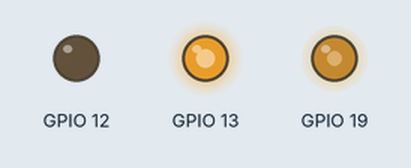
The program below on a simulated Raspberry Pi (BCM pin numbers). On the bench: output pins drawn as LEDs (lit = HIGH). What the program prints to the terminal is not drawn. At 3.0 s the program stops and its outputs stay as they are.

Above: at 0.1 s.
At 3.1 s:
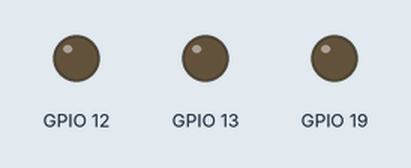
Timing chart, 0 to 4.5 s (numbered marks = the images above):
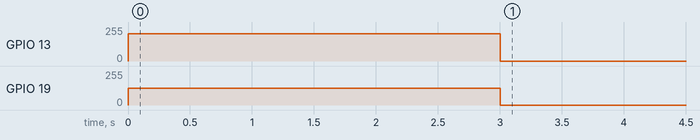

Measured:
- by itself, GPIO 13: 0/255 → 204/255 at 0.00 s, → 0/255 3.0 s later
- by itself, GPIO 19: 0/255 → 125/255 at 0.00 s, → 0/255 3.0 s later

The program:

rgb_control.py
```python
import RPi.GPIO as GPIO
from time import sleep

class RGB():

    #give channels to r,g,b
    def __init__(self,r,g,b):

        GPIO.setmode(GPIO.BCM)
        channels=[r,g,b]

        for c in channels:
            GPIO.setup(c,GPIO.OUT)

        # start pwm for r,g,b channels
        self.r=GPIO.PWM(r,60)
        self.g=GPIO.PWM(g,60)
        self.b=GPIO.PWM(b,60)

        #start pwm for r,g,b
        self.r.start(0)
        self.g.start(0)
        self.b.start(0)

    #0-255 for rgb
    def setColour(self,r,g,b):

        #To create 255 values from 100
	#sub by 100 to inverse the logic of active low input to active high input
        r = 100-((r/255) * 100)
        g = 100-((g/255) * 100)
        b = 100-((b/255) * 100)

        print(r,g,b)

        #change duty cycle
        self.r.ChangeDutyCycle(int(r))
        self.g.ChangeDutyCycle(int(g))
        self.b.ChangeDutyCycle(int(b))

led=RGB(12,13,19)
led.setColour(255,51,128)
sleep(3)
GPIO.cleanup()
```
